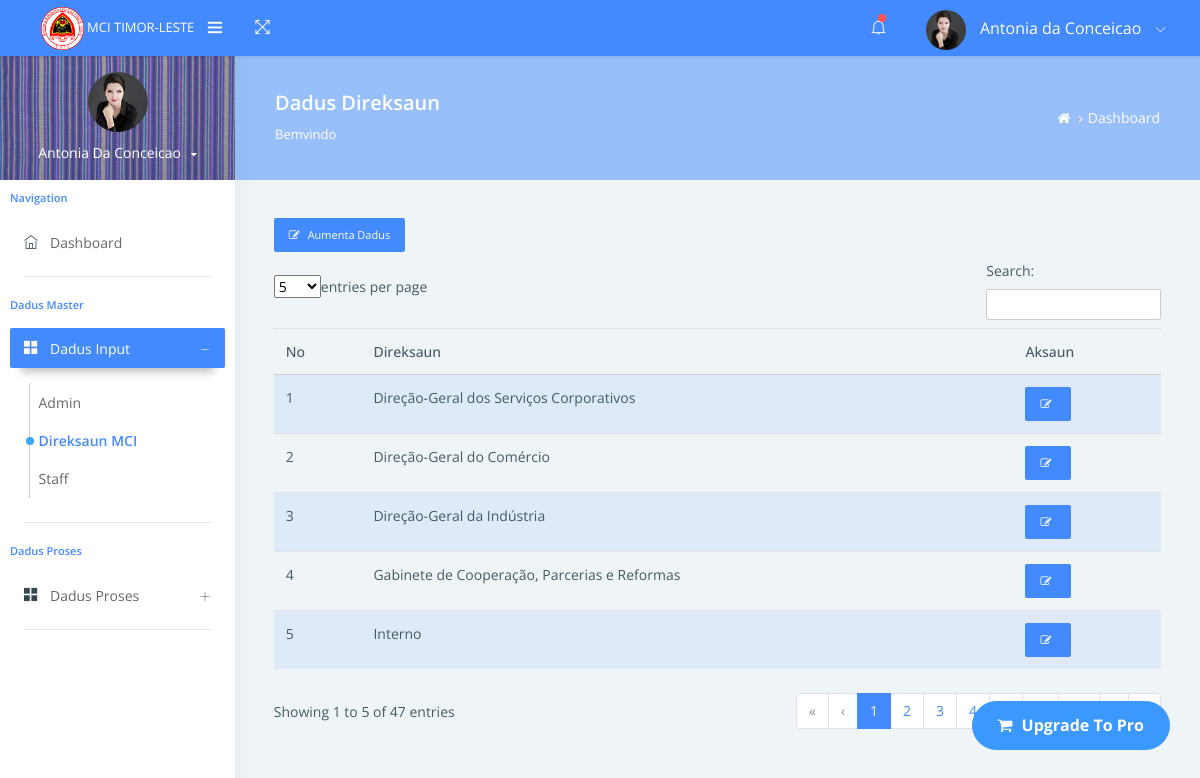
The page /direksaun (signed in) on the database its author committed.
### tables this page shows
CREATE TABLE `tb_direksaun` (
  `id_direksaun` int(15) UNSIGNED NOT NULL,
  `nrn_direksaun` varchar(200) NOT NULL
);

### dbkarta/direksaun/index.php (the view, shortened to what this page needs)
<table id="example" class="table table-striped nowrap" style="width:100%">
    <a href="adddireksaun" class="btn btn-primary btn-sm"><i class="fa fa-edit"></i> Aumenta Dadus</a>
    <thead>
        <tr>
            <th>No</th>
            <th>Direksaun</th>
            <th>Aksaun</th>
        </tr>
    </thead>
    <tbody>
        <?php
            $sql = 'SELECT * FROM tb_direksaun';
        $stmt = $conn->prepare($sql);
        $stmt->execute();
        $admins = $stmt->fetchAll(PDO::FETCH_ASSOC);
        if ($admins) {
            $no = 1;
            foreach ($admins as $row) {
        ?>
        <tr>
            <td><?php echo htmlspecialchars($no++); ?></td>
            <td><?php echo htmlspecialchars($row['nrn_direksaun']); ?></td>
            <td>
                <a class="btn btn-primary btn-sm" href="?pagekarta=editdireksaun&id_direksaun=<?php echo htmlspecialchars($row['id_direksaun']); ?>" class="text-primary"><i class="fa fa-edit"></i></a>
            </td>
        </tr>
        <?php
            }
        } else {
            echo "<tr class='text-center'><td colspan='3'>Ita boot seidauk input data.</td></tr>";
        }
        ?>
    </tbody>
</table>

### templatekarta/navbarkarta.php (shortened to what this page needs)
<div class="navbar-wrapper">
                    <div class="navbar-logo">
                        <a class="mobile-menu waves-effect waves-light" id="mobile-collapse" href="#!">
                            <i class="ti-menu"></i>
                        </a>
                        <a href="/native/carta/dashboard">
                            <img class="img-fluid" src="assets/images/logos.png" alt="Theme-Logo" width="20%"/> MCI Timor-Leste
                        </a>
                    </div>
                    <div class="navbar-container container-fluid">
                        <ul class="nav-left">
                            <li>
                                <a href="#!" onclick="javascript:toggleFullScreen()" class="waves-effect waves-light">
                                    <i class="ti-fullscreen"></i>
                                </a>
                            </li>
                        </ul>
                        <ul class="nav-right">
                            <li class="header-notification">
                                <a href="#!" class="waves-effect waves-light">
                                    <i class="ti-bell"></i>
                                    <span class="badge bg-c-red"></span>
                                </a>
                            </li>
                            <li class="user-profile header-notification">
                                <a href="#!" class="waves-effect waves-light">
                                    <img src="assets/imgadminkarta/<?= $admin['img'] ?>" class="img-radius" alt="User-Profile-Image">
                                    <span><?= $admin['nrn_admin'] ?></span>
                                    <i class="ti-angle-down"></i>
                                </a>
                            </li>
                        </ul>
                    </div>
                </div>

### templatekarta/sidebarkarta.php (shortened to what this page needs)
<div class="pcoded-inner-navbar main-menu">
    <div class="">
        <div class="main-menu-header">
            <img class="img-80 img-radius" src="assets/imgadminkarta/<?= !empty($admin['img']) ? htmlspecialchars($admin['img']) : 'default-profile.png'; ?>" alt="User-Profile-Image">
            <div class="user-details">
                <span id="more-details"><?= htmlspecialchars($admin['nrn_admin']) ?><i class="fa fa-caret-down"></i></span>
            </div>
        </div>
    </div>
    <div class="pcoded-navigation-label">Navigation</div>
    <ul class="pcoded-item pcoded-left-item">
        <li class="<?= $current_page == 'dashboard' ? 'active' : '' ?>">
            <a href="/native/carta/dashboard" class="waves-effect waves-dark">
                <span class="pcoded-micon"><i class="ti-home"></i><b>D</b></span>
                <span class="pcoded-mtext">Dashboard </span>
            </a>
        </li>
    </ul>
        <div class="pcoded-navigation-label">Dadus Master</div>
        <ul class="pcoded-item pcoded-left-item">
            <li class="pcoded-hasmenu <?= in_array($current_page, ['adminkarta', 'direksaun', 'staff']) ? 'active pcoded-trigger' : '' ?>">
                <a href="javascript:void(0)" class="waves-effect waves-dark">
                    <span class="pcoded-micon"><i class="ti-layout-grid2-alt"></i><b>BC</b></span>
                    <span class="pcoded-mtext">Dadus Input</span>
                </a>
                <ul class="pcoded-submenu">
                <li class="<?= in_array($current_page, ['adminkarta', 'addadmin', 'editadmin']) ? 'active' : '' ?>">
                        <a href="adminkarta" class="waves-effect waves-dark">
                            <span class="pcoded-mtext">Admin</span>
                        </a>
                    </li>
                    <li class="<?= in_array($current_page, ['direksaun', 'adddireksaun', 'editdireksaun']) ? 'active' : '' ?>">
                        <a href="direksaun" class="waves-effect waves-dark">
                            <span class="pcoded-mtext">Direksaun MCI</span>
                        </a>
                    </li>
                    <li class="<?= in_array($current_page, ['staff', 'addstaff', 'editstaff']) ? 'active' : '' ?>">
                        <a href="staff" class="waves-effect waves-dark">
                            <span class="pcoded-mtext">Staff</span>
                        </a>
                    </li>
                </ul>
            </li>
        </ul>
        <div class="pcoded-navigation-label">Dadus Proses</div>
        <ul class="pcoded-item pcoded-left-item">
            <li class="pcoded-hasmenu <?= in_array($current_page, ['karta_tama', 'karta_sai', 'fasilidade']) ? 'active pcoded-trigger' : '' ?>">
                <a href="javascript:void(0)" class="waves-effect waves-dark">
                    <span class="pcoded-micon"><i class="ti-layout-grid2-alt"></i><b>BLC</b></span>
                    <span class="pcoded-mtext">Dadus Proses</span>
                </a>
            </li>
        </ul>
</div>

### rows shown on the page
tb_direksaun: nrn_direksaun "Direção-Geral dos Serviços Corporativos"
tb_direksaun: nrn_direksaun "Direção-Geral do Comércio"
tb_direksaun: nrn_direksaun "Direção-Geral da Indústria"
tb_direksaun: nrn_direksaun "Gabinete de Cooperação, Parcerias e Reformas"
tb_direksaun: nrn_direksaun "Interno"

### other values the page prints
$admin['nrn_admin'] "Antonia da Conceicao"
$admin['nrn_admin'] "Antonia Da Conceicao"
$titlekarta "Dadus Direksaun"
